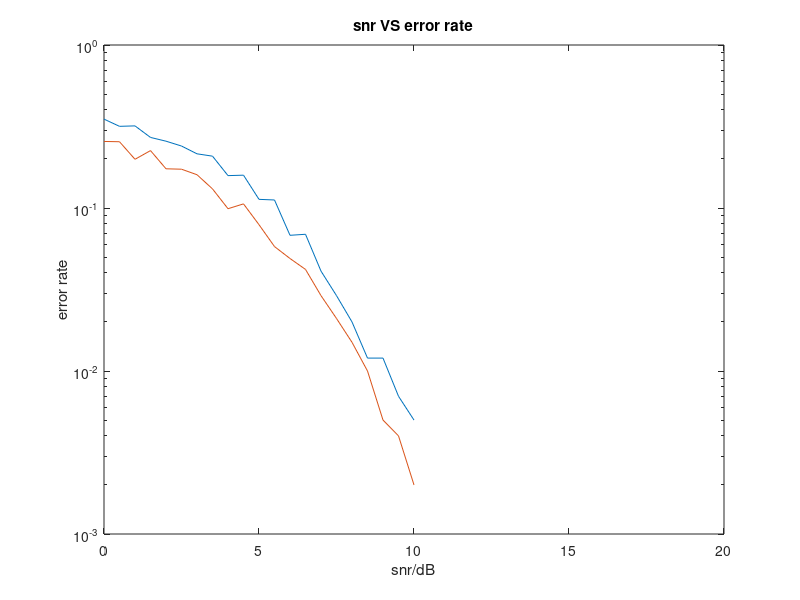

MATLAB code to generate this figure:
len = 1000;
x = (rand(1,len)>0.5).^2;
snr = 0:0.5:15;
err_rate1 = zeros(1,length(snr));
err_rate2 = zeros(1,length(snr));
for iter = 1:length(snr)
    y = awgn(complex(x).*exp(rand(1,len)*2i*pi),snr(iter),'measured');
    y_judge = abs(y)>0.5;
    err_rate1(iter) = sum(bitxor(x,y_judge))/len;
    hard_value = fzero(@(r) exp(10.^(snr(iter)/10) .* 2) - besseli(0, r .* 10.^(snr(iter)/10) .* 4), [.5 1]);
    y_judge = abs(y)> hard_value;
    err_rate2(iter) = sum(bitxor(x,y_judge))/len;
end
semilogy(snr,err_rate1,snr,err_rate2);title('snr VS error rate');xlabel('snr/dB');ylabel('error rate');
